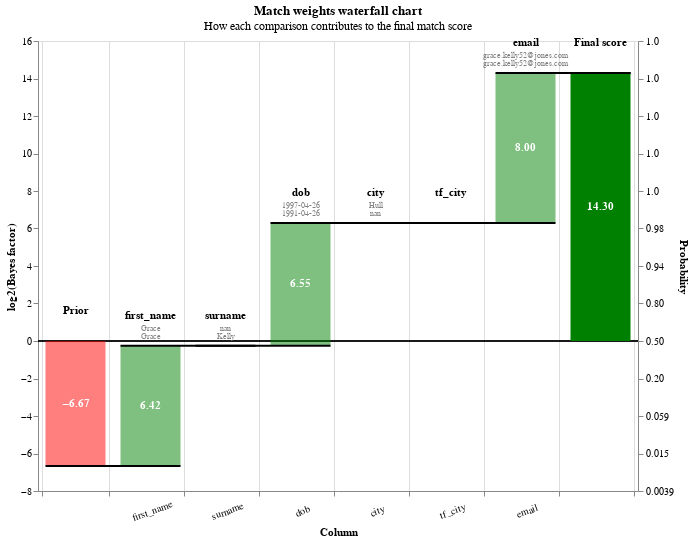

The cell this chart's notebook holds for it:
### Markdown cell above
## Waterfall chart

The waterfall chart provides a means of visualising individual predictions to understand how Splink computed the final matchweight for a particular pairwise record comparison.

To plot a waterfall chart, the user chooses one or more records from the results of `linker.predict()`, and provides these records to the [`linker.waterfall_chart()`](https://moj-analytical-services.github.io/splink/linkerqa.html#splink.linker.Linker.waterfall_chart) function.

For an introduction to waterfall charts and how to interpret them, please see [this](https://www.youtube.com/watch?v=msz3T741KQI&t=507s) video.

### Code cell
records_to_view  = df_predictions.as_record_dict(limit=5)
linker.waterfall_chart(records_to_view, filter_nulls=False)

### Figure 1 — Vega-Lite specification as saved in the notebook (floating-point values rounded to 4 significant figures)
{"$schema": "https://vega.github.io/schema/vega-lite/v5.2.0.json", "config": {"view": {"continuousHeight": 300, "continuousWidth": 400}}, "data": {"values": [{"bar_sort_order": 0, "bayes_factor": 0.009834, "bayes_factor_description": null, "column_name": "Prior", "comparison_vector_value": null, "label_for_charts": "Starting match weight (prior)", "log2_bayes_factor": -6.668, "m_probability": null, "record_number": 0, "sql_condition": null, "term_frequency_adjustment": null, "u_probability": null, "value_l": "", "value_r": ""}, {"bar_sort_order": 1, "bayes_factor": 85.55, "bayes_factor_description": "If comparison level is `exact match` then comparison is 85.55 times more likely to be a match", "column_name": "first_name", "comparison_vector_value": 2, "label_for_charts": "Exact match", "log2_bayes_factor": 6.419, "m_probability": 0.4956, "record_number": 0, "sql_condition": "first_name_l = first_name_r", "term_frequency_adjustment": false, "u_probability": 0.005794, "value_l": "Grace", "value_r": "Grace"}, {"bar_sort_order": 2, "bayes_factor": 1, "bayes_factor_description": "If comparison level is `null` then comparison is 1.00 times more likely to be a match", "column_name": "surname", "comparison_vector_value": -1, "label_for_charts": "Null", "log2_bayes_factor": 0, "m_probability": null, "record_number": 0, "sql_condition": "surname_l IS NULL OR surname_r IS NULL", "term_frequency_adjustment": false, "u_probability": null, "value_l": "nan", "value_r": "Kelly"}, {"bar_sort_order": 3, "bayes_factor": 93.58, "bayes_factor_description": "If comparison level is `levenshtein <= 1` then comparison is 93.58 times more likely to be a match", "column_name": "dob", "comparison_vector_value": 2, "label_for_charts": "levenshtein <= 1", "log2_bayes_factor": 6.548, "m_probability": 0.1499, "record_number": 0, "sql_condition": "levenshtein(dob_l, dob_r) <= 1", "term_frequency_adjustment": false, "u_probability": 0.001602, "value_l": "1997-04-26", "value_r": "1991-04-26"}, {"bar_sort_order": 4, "bayes_factor": 1, "bayes_factor_description": "If comparison level is `null` then comparison is 1.00 times more likely to be a match", "column_name": "city", "comparison_vector_value": -1, "label_for_charts": "Null", "log2_bayes_factor": 0, "m_probability": null, "record_number": 0, "sql_condition": "city_l IS NULL OR city_r IS NULL", "term_frequency_adjustment": false, "u_probability": null, "value_l": "Hull", "value_r": "nan"}, {"bar_sort_order": 5, "bayes_factor": 1, "bayes_factor_description": "If comparison level is `null` then comparison is 1.00 times more likely to be a match", "column_name": "tf_city", "comparison_vector_value": -1, "label_for_charts": "Null", "log2_bayes_factor": 0, "m_probability": null, "record_number": 0, "sql_condition": "city_l IS NULL OR city_r IS NULL", "term_frequency_adjustment": true, "u_probability": null, "value_l": "", "value_r": ""}, {"bar_sort_order": 6, "bayes_factor": 255.4, "bayes_factor_description": "If comparison level is `exact match` then comparison is 255.42 times more likely to be a match", "column_name": "email", "comparison_vector_value": 3, "label_for_charts": "Exact match", "log2_bayes_factor": 7.997, "m_probability": 0.5604, "record_number": 0, "sql_condition": "email_l = email_r", "term_frequency_adjustment": false, "u_probability": 0.002194, "value_l": "grace.kelly52@jones.com", "value_r": "grace.kelly52@jones.com"}, {"bar_sort_order": 7, "bayes_factor": 20110.0, "bayes_factor_description": null, "column_name": "Final score", "comparison_vector_value": null, "label_for_charts": "Final score", "log2_bayes_factor": 14.3, "m_probability": null, "record_number": 0, "sql_condition": null, "term_frequency_adjustment": null, "u_probability": null, "value_l": "", "value_r": ""}, {"bar_sort_order": 0, "bayes_factor": 0.009834, "bayes_factor_description": null, "column_name": "Prior", "comparison_vector_value": null, "label_for_charts": "Starting match weight (prior)", "log2_bayes_factor": -6.668, "m_probability": null, "record_number": 1, "sql_condition": null, "term_frequency_adjustment": null, "u_probability": null, "value_l": "", "value_r": ""}, {"bar_sort_order": 1, "bayes_factor": 85.55, "bayes_factor_description": "If comparison level is `exact match` then comparison is 85.55 times more likely to be a match", "column_name": "first_name", "comparison_vector_value": 2, "label_for_charts": "Exact match", "log2_bayes_factor": 6.419, "m_probability": 0.4956, "record_number": 1, "sql_condition": "first_name_l = first_name_r", "term_frequency_adjustment": false, "u_probability": 0.005794, "value_l": "Thomas", "value_r": "Thomas"}, {"bar_sort_order": 2, "bayes_factor": 90.17, "bayes_factor_description": "If comparison level is `exact match` then comparison is 90.17 times more likely to be a match", "column_name": "surname", "comparison_vector_value": 3, "label_for_charts": "Exact match", "log2_bayes_factor": 6.495, "m_probability": 0.4409, "record_number": 1, "sql_condition": "surname_l = surname_r", "term_frequency_adjustment": false, "u_probability": 0.00489, "value_l": "Gabriel", "value_r": "Gabriel"}, {"bar_sort_order": 3, "bayes_factor": 93.58, "bayes_factor_description": "If comparison level is `levenshtein <= 1` then comparison is 93.58 times more likely to be a match", "column_name": "dob", "comparison_vector_value": 2, "label_for_charts": "levenshtein <= 1", "log2_bayes_factor": 6.548, "m_probability": 0.1499, "record_number": 1, "sql_condition": "levenshtein(dob_l, dob_r) <= 1", "term_frequency_adjustment": false, "u_probability": 0.001602, "value_l": "1976-09-15", "value_r": "1976-08-15"}, {"bar_sort_order": 4, "bayes_factor": 1, "bayes_factor_description": "If comparison level is `null` then comparison is 1.00 times more likely to be a match", "column_name": "city", "comparison_vector_value": -1, "label_for_charts": "Null", "log2_bayes_factor": 0, "m_probability": null, "record_number": 1, "sql_condition": "city_l IS NULL OR city_r IS NULL", "term_frequency_adjustment": false, "u_probability": null, "value_l": "Loodon", "value_r": "nan"}, {"bar_sort_order": 5, "bayes_factor": 1, "bayes_factor_description": "If comparison level is `null` then comparison is 1.00 times more likely to be a match", "column_name": "tf_city", "comparison_vector_value": -1, "label_for_charts": "Null", "log2_bayes_factor": 0, "m_probability": null, "record_number": 1, "sql_condition": "city_l IS NULL OR city_r IS NULL", "term_frequency_adjustment": true, "u_probability": null, "value_l": "", "value_r": ""}, {"bar_sort_order": 6, "bayes_factor": 1, "bayes_factor_description": "If comparison level is `null` then comparison is 1.00 times more likely to be a match", "column_name": "email", "comparison_vector_value": -1, "label_for_charts": "Null", "log2_bayes_factor": 0, "m_probability": null, "record_number": 1, "sql_condition": "email_l IS NULL OR email_r IS NULL", "term_frequency_adjustment": false, "u_probability": null, "value_l": "gabriel.t54@nnichls.info", "value_r": "nan"}, {"bar_sort_order": 7, "bayes_factor": 7099.0, "bayes_factor_description": null, "column_name": "Final score", "comparison_vector_value": null, "label_for_charts": "Final score", "log2_bayes_factor": 12.79, "m_probability": null, "record_number": 1, "sql_condition": null, "term_frequency_adjustment": null, "u_probability": null, "value_l": "", "value_r": ""}, {"bar_sort_order": 0, "bayes_factor": 0.009834, "bayes_factor_description": null, "column_name": "Prior", "comparison_vector_value": null, "label_for_charts": "Starting match weight (prior)", "log2_bayes_factor": -6.668, "m_probability": null, "record_number": 2, "sql_condition": null, "term_frequency_adjustment": null, "u_probability": null, "value_l": "", "value_r": ""}, {"bar_sort_order": 1, "bayes_factor": 85.55, "bayes_factor_description": "If comparison level is `exact match` then comparison is 85.55 times more likely to be a match", "column_name": "first_name", "comparison_vector_value": 2, "label_for_charts": "Exact match", "log2_bayes_factor": 6.419, "m_probability": 0.4956, "record_number": 2, "sql_condition": "first_name_l = first_name_r", "term_frequency_adjustment": false, "u_probability": 0.005794, "value_l": "Thomas", "value_r": "Thomas"}, {"bar_sort_order": 2, "bayes_factor": 90.17, "bayes_factor_description": "If comparison level is `exact match` then comparison is 90.17 times more likely to be a match", "column_name": "surname", "comparison_vector_value": 3, "label_for_charts": "Exact match", "log2_bayes_factor": 6.495, "m_probability": 0.4409, "record_number": 2, "sql_condition": "surname_l = surname_r", "term_frequency_adjustment": false, "u_probability": 0.00489, "value_l": "Gabriel", "value_r": "Gabriel"}, {"bar_sort_order": 3, "bayes_factor": 93.58, "bayes_factor_description": "If comparison level is `levenshtein <= 1` then comparison is 93.58 times more likely to be a match", "column_name": "dob", "comparison_vector_value": 2, "label_for_charts": "levenshtein <= 1", "log2_bayes_factor": 6.548, "m_probability": 0.1499, "record_number": 2, "sql_condition": "levenshtein(dob_l, dob_r) <= 1", "term_frequency_adjustment": false, "u_probability": 0.001602, "value_l": "1976-09-15", "value_r": "1976-08-15"}, {"bar_sort_order": 4, "bayes_factor": 1, "bayes_factor_description": "If comparison level is `null` then comparison is 1.00 times more likely to be a match", "column_name": "city", "comparison_vector_value": -1, "label_for_charts": "Null", "log2_bayes_factor": 0, "m_probability": null, "record_number": 2, "sql_condition": "city_l IS NULL OR city_r IS NULL", "term_frequency_adjustment": false, "u_probability": null, "value_l": "London", "value_r": "nan"}, {"bar_sort_order": 5, "bayes_factor": 1, "bayes_factor_description": "If comparison level is `null` then comparison is 1.00 times more likely to be a match", "column_name": "tf_city", "comparison_vector_value": -1, "label_for_charts": "Null", "log2_bayes_factor": 0, "m_probability": null, "record_number": 2, "sql_condition": "city_l IS NULL OR city_r IS NULL", "term_frequency_adjustment": true, "u_probability": null, "value_l": "", "value_r": ""}, {"bar_sort_order": 6, "bayes_factor": 1, "bayes_factor_description": "If comparison level is `null` then comparison is 1.00 times more likely to be a match", "column_name": "email", "comparison_vector_value": -1, "label_for_charts": "Null", "log2_bayes_factor": 0, "m_probability": null, "record_number": 2, "sql_condition": "email_l IS NULL OR email_r IS NULL", "term_frequency_adjustment": false, "u_probability": null, "value_l": "gabriel.t54@nichols.info", "value_r": "nan"}, {"bar_sort_order": 7, "bayes_factor": 7099.0, "bayes_factor_description": null, "column_name": "Final score", "comparison_vector_value": null, "label_for_charts": "Final score", "log2_bayes_factor": 12.79, "m_probability": null, "record_number": 2, "sql_condition": null, "term_frequency_adjustment": null, "u_probability": null, "value_l": "", "value_r": ""}, {"bar_sort_order": 0, "bayes_factor": 0.009834, "bayes_factor_description": null, "column_name": "Prior", "comparison_vector_value": null, "label_for_charts": "Starting match weight (prior)", "log2_bayes_factor": -6.668, "m_probability": null, "record_number": 3, "sql_condition": null, "term_frequency_adjustment": null, "u_probability": null, "value_l": "", "value_r": ""}, {"bar_sort_order": 1, "bayes_factor": 85.55, "bayes_factor_description": "If comparison level is `exact match` then comparison is 85.55 times more likely to be a match", "column_name": "first_name", "comparison_vector_value": 2, "label_for_charts": "Exact match", "log2_bayes_factor": 6.419, "m_probability": 0.4956, "record_number": 3, "sql_condition": "first_name_l = first_name_r", "term_frequency_adjustment": false, "u_probability": 0.005794, "value_l": "Theodore", "value_r": "Theodore"}, {"bar_sort_order": 2, "bayes_factor": 0.2619, "bayes_factor_description": "If comparison level is `all other comparisons` then comparison is  3.82 times less likely to be a match", "column_name": "surname", "comparison_vector_value": 0, "label_for_charts": "All other comparisons", "log2_bayes_factor": -1.933, "m_probability": 0.2587, "record_number": 3, "sql_condition": "ELSE", "term_frequency_adjustment": false, "u_probability": 0.9877, "value_l": "Morris", "value_r": "Marshall"}, {"bar_sort_order": 3, "bayes_factor": 0.2556, "bayes_factor_description": "If comparison level is `all other comparisons` then comparison is  3.91 times less likely to be a match", "column_name": "dob", "comparison_vector_value": 0, "label_for_charts": "All other comparisons", "log2_bayes_factor": -1.968, "m_probability": 0.2508, "record_number": 3, "sql_condition": "ELSE", "term_frequency_adjustment": false, "u_probability": 0.9811, "value_l": "1978-08-19", "value_r": "1972-07-25"}, {"bar_sort_order": 4, "bayes_factor": 10.26, "bayes_factor_description": "If comparison level is `exact match` then comparison is 10.26 times more likely to be a match", "column_name": "city", "comparison_vector_value": 1, "label_for_charts": "Exact match", "log2_bayes_factor": 3.359, "m_probability": 0.5657, "record_number": 3, "sql_condition": "city_l = city_r", "term_frequency_adjustment": false, "u_probability": 0.05515, "value_l": "Birmingham", "value_r": "Birmingham"}, {"bar_sort_order": 5, "bayes_factor": 1.121, "bayes_factor_description": "Term frequency adjustment on city makes comparison 1.12 times more likely to be a match", "column_name": "tf_city", "comparison_vector_value": 1, "label_for_charts": "Term freq adjustment on city with weight {cl.tf_adjustment_weight}", "log2_bayes_factor": 0.1646, "m_probability": null, "record_number": 3, "sql_condition": "city_l = city_r", "term_frequency_adjustment": true, "u_probability": null, "value_l": "Birmingham", "value_r": "Birmingham"}, {"bar_sort_order": 6, "bayes_factor": 1, "bayes_factor_description": "If comparison level is `null` then comparison is 1.00 times more likely to be a match", "column_name": "email", "comparison_vector_value": -1, "label_for_charts": "Null", "log2_bayes_factor": 0, "m_probability": null, "record_number": 3, "sql_condition": "email_l IS NULL OR email_r IS NULL", "term_frequency_adjustment": false, "u_probability": null, "value_l": "t.m39@brooks-sawyer.com", "value_r": "nan"}, {"bar_sort_order": 7, "bayes_factor": 0.6476, "bayes_factor_description": null, "column_name": "Final score", "comparison_vector_value": null, "label_for_charts": "Final score", "log2_bayes_factor": -0.6269, "m_probability": null, "record_number": 3, "sql_condition": null, "term_frequency_adjustment": null, "u_probability": null, "value_l": "", "value_r": ""}, {"bar_sort_order": 0, "bayes_factor": 0.009834, "bayes_factor_description": null, "column_name": "Prior", "comparison_vector_value": null, "label_for_charts": "Starting match weight (prior)", "log2_bayes_factor": -6.668, "m_probability": null, "record_number": 4, "sql_condition": null, "term_frequency_adjustment": null, "u_probability": null, "value_l": "", "value_r": ""}, {"bar_sort_order": 1, "bayes_factor": 85.55, "bayes_factor_description": "If comparison level is `exact match` then comparison is 85.55 times more likely to be a match", "column_name": "first_name", "comparison_vector_value": 2, "label_for_charts": "Exact match", "log2_bayes_factor": 6.419, "m_probability": 0.4956, "record_number": 4, "sql_condition": "first_name_l = first_name_r", "term_frequency_adjustment": false, "u_probability": 0.005794, "value_l": "Theodore", "value_r": "Theodore"}, {"bar_sort_order": 2, "bayes_factor": 0.2619, "bayes_factor_description": "If comparison level is `all other comparisons` then comparison is  3.82 times less likely to be a match", "column_name": "surname", "comparison_vector_value": 0, "label_for_charts": "All other comparisons", "log2_bayes_factor": -1.933, "m_probability": 0.2587, "record_number": 4, "sql_condition": "ELSE", "term_frequency_adjustment": false, "u_probability": 0.9877, "value_l": "Morris", "value_r": "Marshall"}, {"bar_sort_order": 3, "bayes_factor": 0.2556, "bayes_factor_description": "If comparison level is `all other comparisons` then comparison is  3.91 times less likely to be a match", "column_name": "dob", "comparison_vector_value": 0, "label_for_charts": "All other comparisons", "log2_bayes_factor": -1.968, "m_probability": 0.2508, "record_number": 4, "sql_condition": "ELSE", "term_frequency_adjustment": false, "u_probability": 0.9811, "value_l": "1978-08-19", "value_r": "1972-07-25"}, {"bar_sort_order": 4, "bayes_factor": 10.26, "bayes_factor_description": "If comparison level is `exact match` then comparison is 10.26 times more likely to be a match", "column_name": "city", "comparison_vector_value": 1, "label_for_charts": "Exact match", "log2_bayes_factor": 3.359, "m_probability": 0.5657, "record_number": 4, "sql_condition": "city_l = city_r", "term_frequency_adjustment": false, "u_probability": 0.05515, "value_l": "Birmingham", "value_r": "Birmingham"}, {"bar_sort_order": 5, "bayes_factor": 1.121, "bayes_factor_description": "Term frequency adjustment on city makes comparison 1.12 times more likely to be a match", "column_name": "tf_city", "comparison_vector_value": 1, "label_for_charts": "Term freq adjustment on city with weight {cl.tf_adjustment_weight}", "log2_bayes_factor": 0.1646, "m_probability": null, "record_number": 4, "sql_condition": "city_l = city_r", "term_frequency_adjustment": true, "u_probability": null, "value_l": "Birmingham", "value_r": "Birmingham"}, {"bar_sort_order": 6, "bayes_factor": 1, "bayes_factor_description": "If comparison level is `null` then comparison is 1.00 times more likely to be a match", "column_name": "email", "comparison_vector_value": -1, "label_for_charts": "Null", "log2_bayes_factor": 0, "m_probability": null, "record_number": 4, "sql_condition": "email_l IS NULL OR email_r IS NULL", "term_frequency_adjustment": false, "u_probability": null, "value_l": "t.m39@brooks-sawyer.com", "value_r": "nan"}, {"bar_sort_order": 7, "bayes_factor": 0.6476, "bayes_factor_description": null, "column_name": "Final score", "comparison_vector_value": null, "label_for_charts": "Final score", "log2_bayes_factor": -0.6269, "m_probability": null, "record_number": 4, "sql_condition": null, "term_frequency_adjustment": null, "u_probability": null, "value_l": "", "value_r": ""}]}, "height": 450, "layer": [{"layer": [{"encoding": {"color": {"value": "black"}, "size": {"value": 0.5}, "y": {"field": "zero", "type": "quantitative"}}, "mark": "rule"}, {"encoding": {"color": {"condition": {"test": "(datum.log2_bayes_factor < 0)", "value": "red"}, "value": "green"}, "opacity": {"condition": {"test": "datum.column_name == 'Prior match weight' || datum.column_name == 'Final score'", "value": 1}, "value": 0.5}, "tooltip": [{"field": "column_name", "title": "Comparison column", "type": "nominal"}, {"field": "value_l", "title": "Value (L)", "type": "nominal"}, {"field": "value_r", "title": "Value (R)", "type": "nominal"}, {"field": "label_for_charts", "title": "Label", "type": "ordinal"}, {"field": "sql_condition", "title": "SQL condition", "type": "nominal"}, {"field": "comparison_vector_value", "title": "Comparison vector value", "type": "nominal"}, {"field": "bayes_factor", "format": ",.4f", "title": "Bayes factor = m/u", "type": "quantitative"}, {"field": "log2_bayes_factor", "format": ",.4f", "title": "Match weight = log2(m/u)", "type": "quantitative"}, {"field": "prob", "format": ".4f", "title": "Adjusted match score", "type": "quantitative"}, {"field": "bayes_factor_description", "title": "Match weight description", "type": "nominal"}], "x": {"axis": {"grid": true, "labelAlign": "center", "labelAngle": -20, "labelExpr": "datum.value == 'Prior' || datum.value == 'Final score' ? '' : datum.value", "labelPadding": 10, "tickBand": "extent", "title": "Column"}, "field": "column_name", "sort": {"field": "bar_sort_order", "order": "ascending"}, "type": "nominal"}, "y": {"axis": {"grid": false, "orient": "left", "title": "log2(Bayes factor)"}, "field": "previous_sum", "type": "quantitative"}, "y2": {"field": "sum"}}, "mark": {"type": "bar", "width": 60}}, {"encoding": {"color": {"value": "white"}, "text": {"condition": {"field": "log2_bayes_factor", "format": ".2f", "test": "abs(datum.log2_bayes_factor) > 1", "type": "nominal"}, "value": ""}, "x": {"axis": {"labelAngle": 0, "title": "Column"}, "field": "column_name", "sort": {"field": "bar_sort_order", "order": "ascending"}, "type": "nominal"}, "y": {"axis": {"orient": "left"}, "field": "center", "type": "quantitative"}}, "mark": {"fontWeight": "bold", "type": "text"}}, {"encoding": {"color": {"value": "black"}, "text": {"field": "column_name", "type": "nominal"}, "x": {"axis": {"labelAngle": 0, "title": "Column"}, "field": "column_name", "sort": {"field": "bar_sort_order", "order": "ascending"}, "type": "nominal"}, "y": {"field": "sum_top", "type": "quantitative"}}, "mark": {"baseline": "bottom", "dy": -25, "fontWeight": "bold", "type": "text"}}, {"encoding": {"color": {"value": "grey"}, "text": {"field": "value_l", "type": "nominal"}, "x": {"axis": {"labelAngle": 0, "title": "Column"}, "field": "column_name", "sort": {"field": "bar_sort_order", "order": "ascending"}, "type": "nominal"}, "y": {"field": "sum_top", "type": "quantitative"}}, "mark": {"baseline": "bottom", "dy": -13, "fontSize": 8, "type": "text"}}, {"encoding": {"color": {"value": "grey"}, "text": {"field": "value_r", "type": "nominal"}, "x": {"axis": {"labelAngle": 0, "title": "Column"}, "field": "column_name", "sort": {"field": "bar_sort_order", "order": "ascending"}, "type": "nominal"}, "y": {"field": "sum_top", "type": "quantitative"}}, "mark": {"baseline": "bottom", "dy": -5, "fontSize": 8, "type": "text"}}]}, {"encoding": {"x": {"axis": {"labelAngle": 0, "title": "Column"}, "field": "column_name", "sort": {"field": "bar_sort_order", "order": "ascending"}, "type": "nominal"}, "x2": {"field": "lead"}, "y": {"axis": {"labelExpr": "format(1 / (1 + pow(2, -1*datum.value)), '.2r')", "orient": "right", "title": "Probability"}, "field": "sum", "scale": {"zero": false}, "type": "quantitative"}}, "mark": {"color": "black", "strokeWidth": 2, "type": "rule", "x2Offset": 30, "xOffset": -30}}], "params": [{"bind": {"input": "range", "max": 4, "min": 0, "step": 1}, "description": "Filter by the interation number", "name": "record_number", "value": 0}], "resolve": {"axis": {"y": "independent"}}, "title": {"subtitle": "How each comparison contributes to the final match score", "text": "Match weights waterfall chart"}, "transform": [{"filter": "(datum.record_number == record_number)"}, {"frame": [null, 0], "window": [{"as": "sum", "field": "log2_bayes_factor", "op": "sum"}, {"as": "lead", "field": "column_name", "op": "lead"}]}, {"as": "sum", "calculate": "datum.column_name === \"Final score\" ? datum.sum - datum.log2_bayes_factor : datum.sum"}, {"as": "lead", "calculate": "datum.lead === null ? datum.column_name : datum.lead"}, {"as": "previous_sum", "calculate": "datum.column_name === \"Final score\" || datum.column_name === \"Prior match weight\" ? 0 : datum.sum - datum.log2_bayes_factor"}, {"as": "top_label", "calculate": "datum.sum > datum.previous_sum ? datum.column_name : \"\""}, {"as": "bottom_label", "calculate": "datum.sum < datum.previous_sum ? datum.column_name : \"\""}, {"as": "sum_top", "calculate": "datum.sum > datum.previous_sum ? datum.sum : datum.previous_sum"}, {"as": "sum_bottom", "calculate": "datum.sum < datum.previous_sum ? datum.sum : datum.previous_sum"}, {"as": "center", "calculate": "(datum.sum + datum.previous_sum) / 2"}, {"as": "text_log2_bayes_factor", "calculate": "(datum.log2_bayes_factor > 0 ? \"+\" : \"\") + datum.log2_bayes_factor"}, {"as": "dy", "calculate": "datum.sum < datum.previous_sum ? 4 : -4"}, {"as": "baseline", "calculate": "datum.sum < datum.previous_sum ? \"top\" : \"bottom\""}, {"as": "prob", "calculate": "1. / (1 + pow(2, -1.*datum.sum))"}, {"as": "zero", "calculate": "0*datum.sum"}], "width": {"step": 75}}
